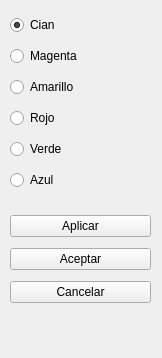
<?xml version="1.0" encoding="UTF-8"?>
<ui version="4.0">
 <class>widgetCanal</class>
 <widget class="QDockWidget" name="widgetCanal">
  <property name="geometry">
   <rect>
    <x>0</x>
    <y>0</y>
    <width>162</width>
    <height>358</height>
   </rect>
  </property>
  <property name="windowTitle">
   <string>Escoger Canal</string>
  </property>
  <widget class="QWidget" name="dockWidgetContents">
   <widget class="QWidget" name="verticalLayoutWidget">
    <property name="geometry">
     <rect>
      <x>10</x>
      <y>10</y>
      <width>141</width>
      <height>191</height>
     </rect>
    </property>
    <layout class="QVBoxLayout" name="verticalLayout">
     <item>
      <widget class="QRadioButton" name="cian">
       <property name="text">
        <string>Cian</string>
       </property>
       <property name="checked">
        <bool>true</bool>
       </property>
      </widget>
     </item>
     <item>
      <widget class="QRadioButton" name="magenta">
       <property name="text">
        <string>Magenta</string>
       </property>
       <property name="checked">
        <bool>false</bool>
       </property>
      </widget>
     </item>
     <item>
      <widget class="QRadioButton" name="amarillo">
       <property name="text">
        <string>Amarillo</string>
       </property>
      </widget>
     </item>
     <item>
      <widget class="QRadioButton" name="rojo">
       <property name="text">
        <string>Rojo</string>
       </property>
      </widget>
     </item>
     <item>
      <widget class="QRadioButton" name="verde">
       <property name="text">
        <string>Verde</string>
       </property>
      </widget>
     </item>
     <item>
      <widget class="QRadioButton" name="azul">
       <property name="text">
        <string>Azul</string>
       </property>
      </widget>
     </item>
    </layout>
   </widget>
   <widget class="QWidget" name="verticalLayoutWidget_2">
    <property name="geometry">
     <rect>
      <x>10</x>
      <y>210</y>
      <width>141</width>
      <height>101</height>
     </rect>
    </property>
    <layout class="QVBoxLayout" name="verticalLayout_2">
     <item>
      <widget class="QPushButton" name="aplicar">
       <property name="text">
        <string>Aplicar</string>
       </property>
      </widget>
     </item>
     <item>
      <widget class="QPushButton" name="aceptar">
       <property name="text">
        <string>Aceptar</string>
       </property>
      </widget>
     </item>
     <item>
      <widget class="QPushButton" name="cancelar">
       <property name="text">
        <string>Cancelar</string>
       </property>
      </widget>
     </item>
    </layout>
   </widget>
  </widget>
 </widget>
 <resources/>
 <connections/>
</ui>
